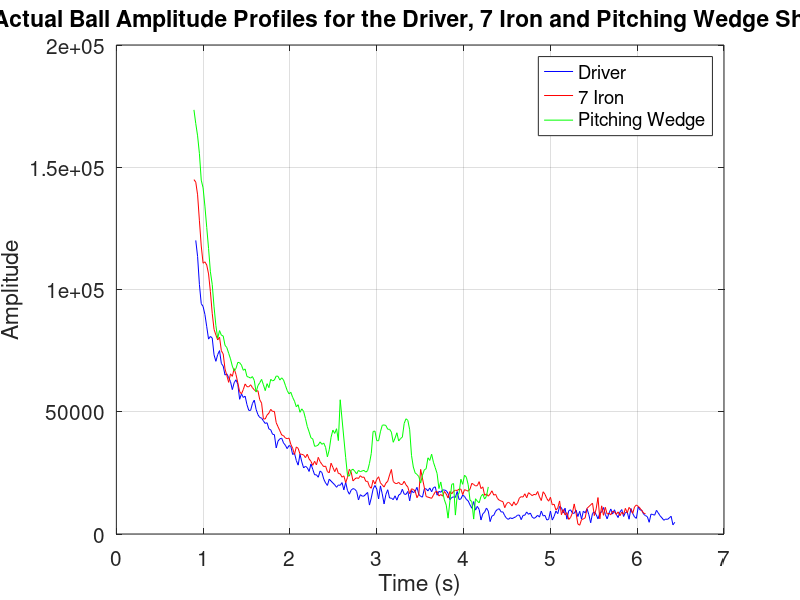

Write the MATLAB code that produced this figure.
clear;

%Plot all ball amplitudes together post gain switch for exponential model.

% 7 iron amplitude parameters
load('gof_amp_ball_7_iron_exponential.mat');
load('fit_amp_ball_7_iron_exponential.mat');
load('time_at_peaks_amp_ball_7_iron_exponential.mat');
load('amplitude_amp_ball_7_iron_exponential.mat');

% Driver amp parameters

load('time_at_peaks_amp_ball_driver_exponential.mat')
load('amplitude_amp_ball_driver_exponential.mat')
load('fit_amp_ball_driver_exponential.mat')
load('Gof_amp_ball_driver_exponential.mat')

% Wedge amp parameters

load('time_at_peaks_amp_ball_wedge_exponential.mat')
load('amplitude_amp_ball_wedge_exponential.mat')
load('fit_amp_ball_wedge_exponential.mat')
load('gof_amp_ball_wedge_exponential.mat')

%The .mat files above load data from each of the ball amp fitting code
%files. The variable names below have "barsch" at the end but they refer to
%the exponentially fitted data.

plot(time_at_peaks_amp_ball_driver_barsch,amplitude_amp_ball_driver_barsch,'b-');
grid on;
hold on;
plot(time_at_peaks_amp_ball_7_iron_barsch,amplitude_amp_ball_7_iron_barsch,'r-');
hold on;
plot(time_at_peaks_amp_ball_wedge_barsch,amplitude_amp_ball_wedge_barsch,'g-');
title("Actual Ball Amplitude Profiles for the Driver, 7 Iron and Pitching Wedge Shots.",'FontSize', 14);
legend("Driver","7 Iron","Pitching Wedge",'FontSize', 16);
ylabel('Amplitude','FontSize', 16);
xlabel('Time (s)','FontSize', 16);
set(gca,'FontSize',15);
hold off;


% plot(time_at_peaks_amp_ball_driver_barsch,feval(fit_amp_ball_driver_barsch,time_at_peaks_amp_ball_driver_barsch),'b-');
% grid on;
% hold on;
% plot(time_at_peaks_amp_ball_7_iron_barsch,feval(fit_amp_ball_7_iron_barsch,time_at_peaks_amp_ball_7_iron_barsch),'r-');
% hold on;
% plot(time_at_peaks_amp_ball_wedge_barsch,feval(fit_amp_ball_wedge_barsch,time_at_peaks_amp_ball_wedge_barsch),'g-');
% title("Exponential Models of the Amplitude Profiles for the Driver, 7 Iron and Pitching Wedge Shots.",'FontSize', 14);
% legend("Driver","7 Iron","Pitching Wedge",'FontSize', 16);
% ylabel('Amplitude','FontSize', 16);
% xlabel('Time (s)','FontSize', 16);
% set(gca,'FontSize',15);



